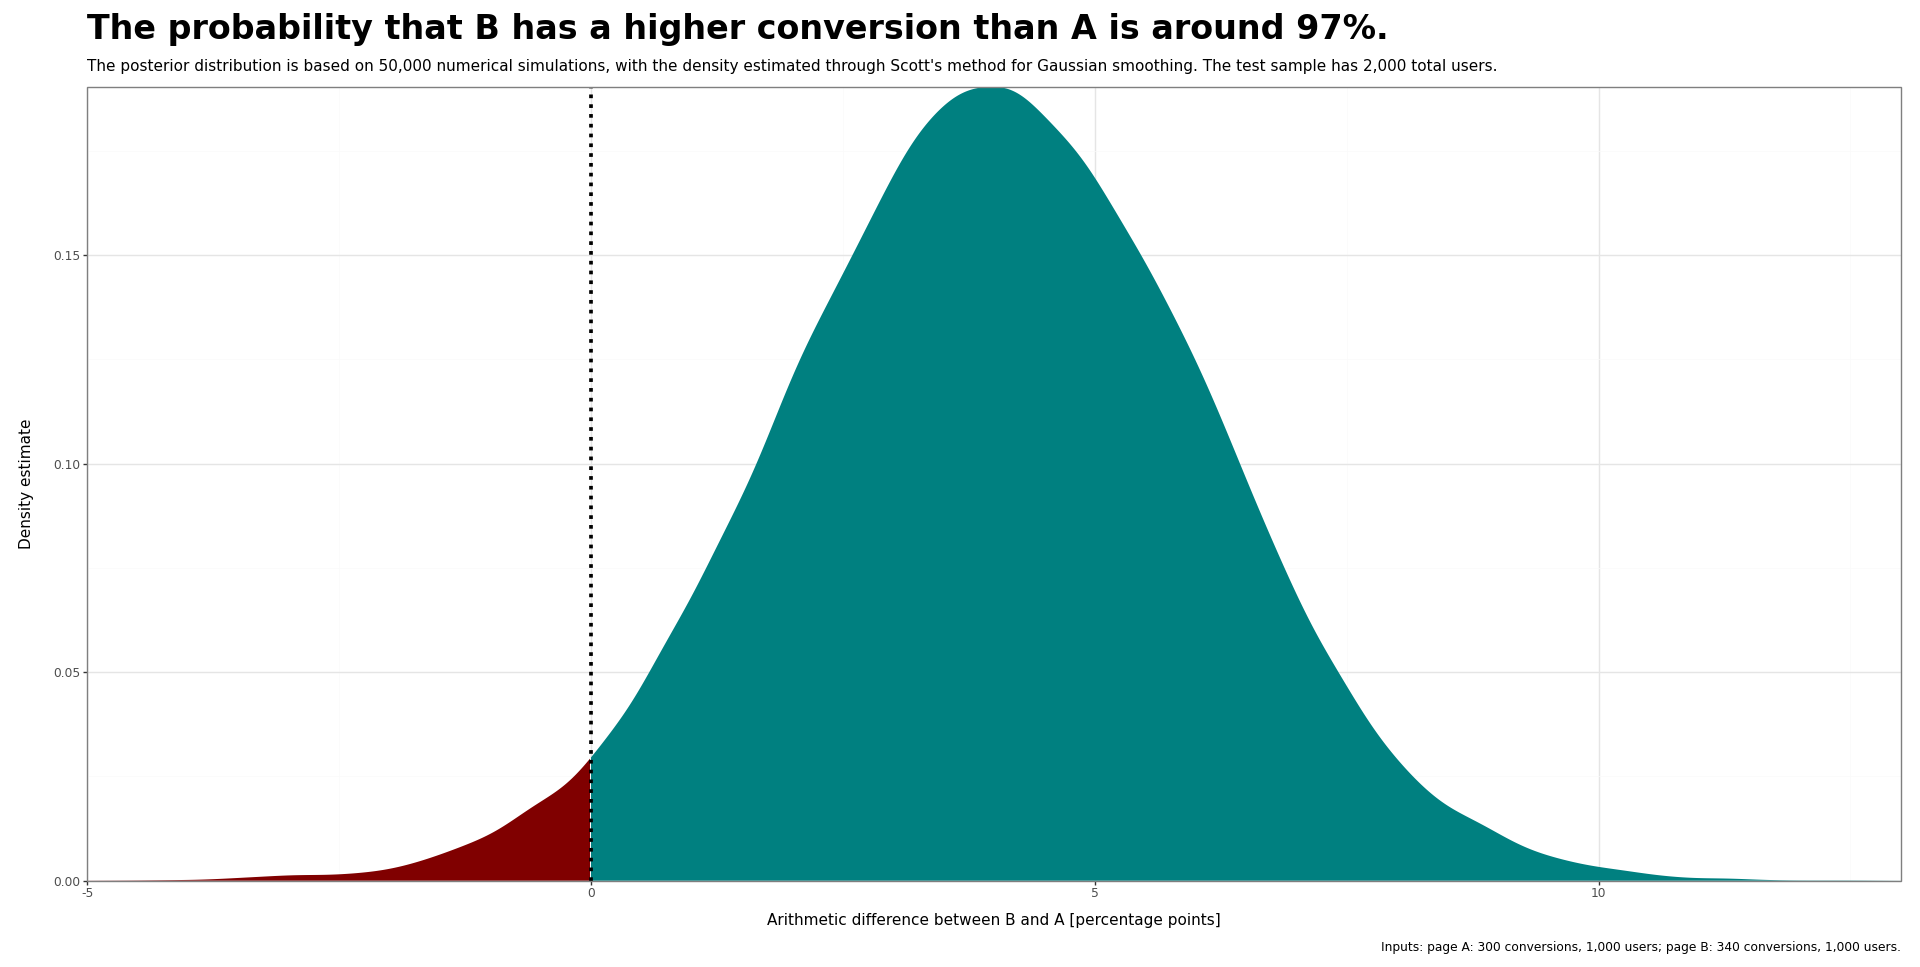

Reproduce this figure in Python.
# Import libraries
import numpy as np
import matplotlib.pyplot as plt
import random
import pandas as pan
import math
from plotnine import (ggplot, aes, labs, theme_bw, theme,
scale_x_continuous, scale_y_continuous, scale_fill_manual, geom_vline,
element_text, geom_ribbon)
from scipy import stats

# Set the inputs and shape parameters
random.seed(47)
xA, nA = 300, 1000
xB, nB = 340, 1000
alphaA, betaA = 1, 1
alphaB, betaB, = 1, 1
number_sims = 50000

# Following the updating rule for Beta distributions
alphaA_post = alphaA + xA
betaA_post = betaA + nA - xA
alphaB_post = alphaB + xB
betaB_post = betaB + nB - xB

# Produce numerical simulations of each posterior distribution
pA = [random.betavariate(alphaA_post, betaA_post) for _ in range(number_sims)]
pB = [random.betavariate(alphaB_post, betaB_post) for _ in range(number_sims)]

# Calculate the percentage point difference and produce a density data frame
pB_minus_pA = 100*np.subtract(pB, pA)
p_kde = stats.gaussian_kde(pB_minus_pA, bw_method='scott')
min_value = math.floor(min(pB_minus_pA))
max_value = math.ceil(max(pB_minus_pA))
x_var = np.linspace(min_value, max_value, num=1+100*(max_value-min_value))
y_var = p_kde(x_var)
z_var = [num >= 0 for num in x_var]
p_obj = zip(x_var, y_var, z_var)
df = pan.DataFrame(p_obj)
df.columns = ['x_var', 'y_var', 'z_var']

# Set up annotations
pB_minus_pA_prob = sum(float(num) > 0 for num in pB_minus_pA) / number_sims
pB_minus_pA_title = "The probability that B has a higher conversion than A is around " + str(round(pB_minus_pA_prob*100)) + "%."
pB_minus_pA_subtitle = "The posterior distribution is based on " + format(number_sims, ",") + " numerical simulations, with the density estimated through Scott's method for Gaussian smoothing. The test sample has " + format(nA + nB, ",") + " total users."
pB_minus_pA_caption = "Inputs: page A: " + format(xA, ",") + " conversions, " + format(nA, ",") +  " users; page B: " + format(xB, ",") + " conversions, " + format(nB, ",") + " users."


# Make the graph
gg = (
    ggplot(data = df) +
    geom_ribbon(aes(x = x_var, ymin = 0, ymax = y_var, fill = z_var)) +
    scale_x_continuous(expand=(0,0)) +
    scale_y_continuous(expand=(0,0)) +
    scale_fill_manual(values = ('#800000', '#008080')) +
    geom_vline(xintercept = 0, colour = "black", size = 1.5, linetype = "dotted") +
    labs(title = pB_minus_pA_title,
         subtitle = pB_minus_pA_subtitle,
         x = "Arithmetic difference between B and A [percentage points]",
         y = "Density estimate",
         caption = pB_minus_pA_caption) +
    theme_bw() +
    theme(plot_title = element_text(size = 24, weight = "bold"),
          legend_position="none")
)

gg.show()
